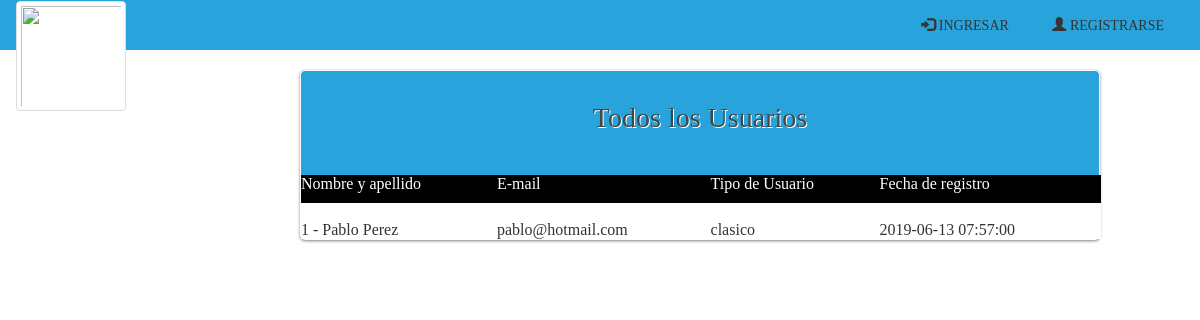
/listarTodosLosUsuarios.php, run on an earlier commit of the app's database.
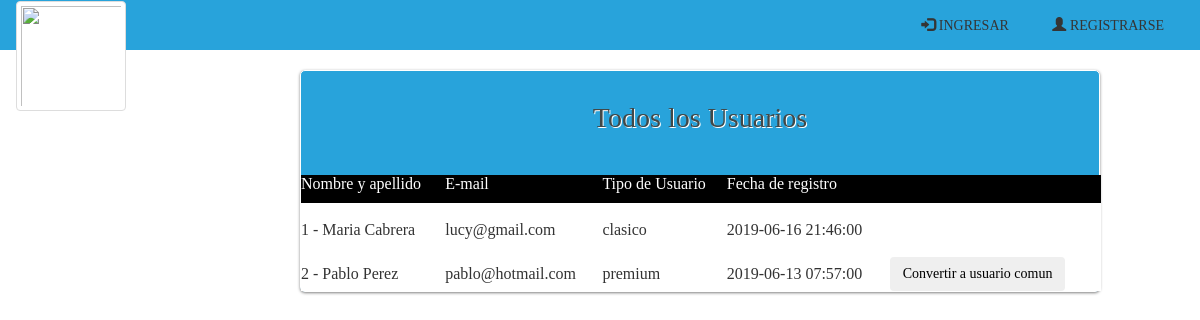
And on a later commit of the database.
### tables this page shows
CREATE TABLE `persona` (
  `IdPersona` int(11) NOT NULL,
  `dni` int(8) NOT NULL,
  `nombre` varchar(50) NOT NULL,
  `apellido` varchar(50) NOT NULL,
  `telefono` int(30) NOT NULL,
  `email` varchar(45) NOT NULL,
  `clave` varchar(11) NOT NULL,
  `tipoU` varchar(11) DEFAULT NULL,
  `rol` int(3) DEFAULT NULL,
  `credito` int(2) DEFAULT NULL,
  `ciudad` varchar(45) NOT NULL,
  `fechaNacimiento` datetime NOT NULL,
  `idTarjeta` int(11) NOT NULL,
  `fechaRegistro` datetime NOT NULL,
  `fechaModificacion` datetime NOT NULL
);

### listarTodosLosUsuarios.php (the view, shortened to what this page needs)
<html>
	<head>
<?php
		include("cabecera.php");
?>
<?php
$con=conectar();
$var_consulta= "SELECT * FROM persona WHERE rol=0 ORDER BY fechaRegistro DESC";
   $result = mysqli_query($con, $var_consulta);
   $num=mysqli_num_rows($result);
if ($num==0) {
  echo"<h4>NO HAY USUARIOS TODAVIA</h4>";
 }
else{
?>
	</head>
	<body>
		<div id="wrapper" style="margin-left: 300px;margin-top: 0px;">
			<form name="formulario" class="login-form" style="width:800px;background-color:#28a3db;">
				<div class="header">
					<h1> Todos los Usuarios</h1>
				</div>
					 <table  style="width:800px; background-color:#fff; ">
					 	<?php $primero = "Nombre y apellido";
                              $segundo="E-mail";
                              $tercero="Tipo de Usuario";
                              $cuarto="Fecha de registro";
                               $color = "#fff";
  ?>
 <tr style="background-color:#000000;">
  <td ><?php echo "<p><font color='".$color."'>".$primero."</font></p>";  ?> </td>
  <td ><?php echo "<p><font color='".$color."'>".$segundo."</font></p>";  ?></td>
  <td ><?php echo "<p><font color='".$color."'>".$tercero."</font></p>";  ?></td>
   <td ><?php echo "<p><font color='".$color."'>".$cuarto."</font></p>";  ?></td>
   <td ></td>
 </tr>
                    <?php
                    $i=1;
                    while ($row = mysqli_fetch_array($result)){
                      ?>
                         <tr>
                             <td> <br><?php echo "$i - $row[nombre] $row[apellido]" ; ?> </td>
                              <td> <br><?php echo "$row[email]"; ?> </td>
                                <td> <br><?php echo "$row[tipoU]"; ?> </td>
                                 <td> <br><?php echo "$row[fechaRegistro]"; ?> </td>
                    <?php   if($row['tipoU']=="premium"){ ?>
                              <td><br><?php echo "<a href='eliminarPremium.php?idU=".$row['IdPersona']."'> <button type='button' class='btn btn-succes'>Convertir a usuario comun</button> </a></br>" ;?>
                              </tr>
                       <?php   }
                        else{
                            $var_consulta1= "SELECT idPersona FROM enesperapremium WHERE idPersona='$row[IdPersona]'";
                            $result1 = mysqli_query($con, $var_consulta1);
                            $num=mysqli_num_rows($result1);
                            if ($num!=0) {
                       ?>
                           <td><br><?php echo "<a href='aceptarUsuario.php?idU=".$row['IdPersona']."'> <button type='button' class='btn btn-succes'>Hacer Premium</button> </a></br>" ;?>
                          </tr>
                          <?php  }  }
                       ?>
                     <?php
                     $i=$i + 1;  }
                    ?>
</table>
			</form>
			<?php } ?>
		</div>
	</body>
</html>

What changed in the data, as far as the page shows it:
added persona: nombre "Maria", apellido "Cabrera", email "lucy@gmail.com", tipoU "clasico", fechaRegistro "2019-06-16 21:46:00"
changed persona "Pablo": tipoU "clasico" → "premium"; now shows "Convertir a usuario comun"
